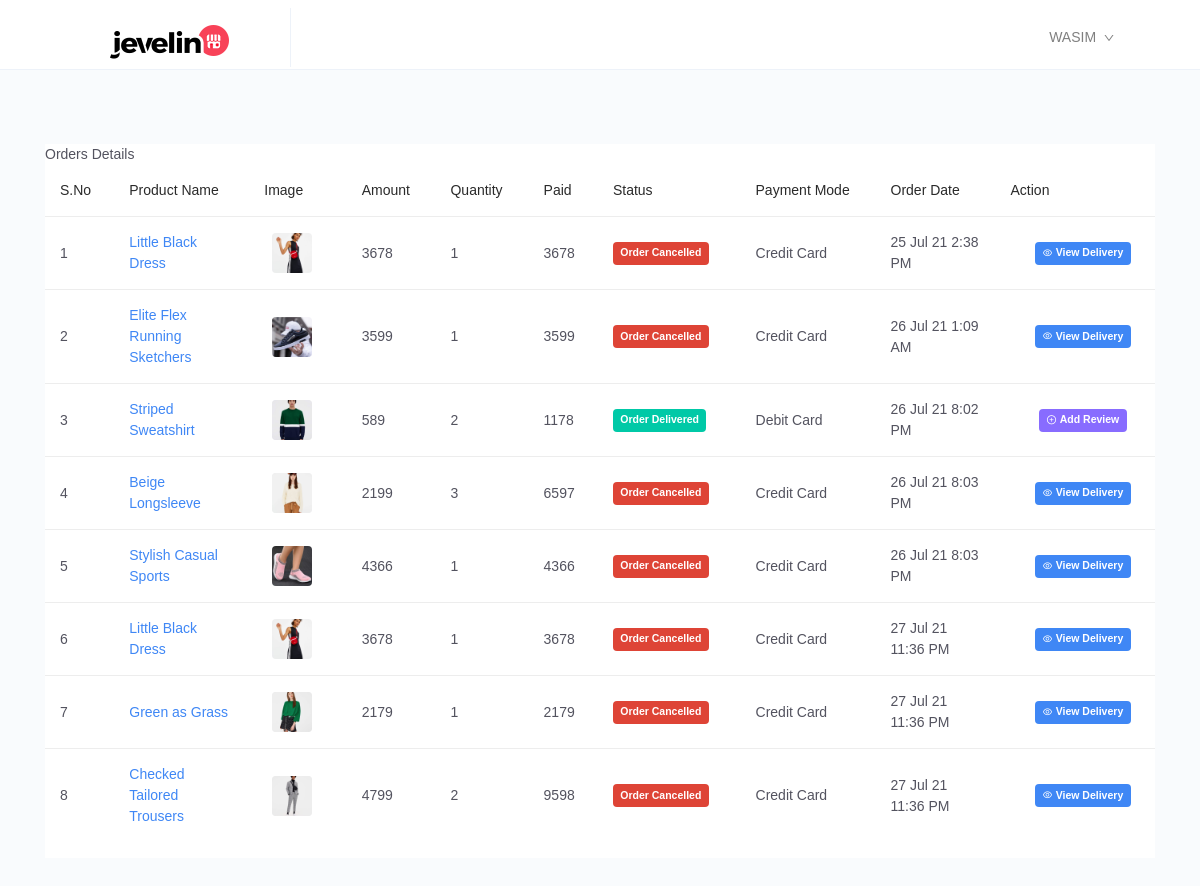
/myOrders.php (signed in), run on the app's committed database.
### tables this page shows
CREATE TABLE IF NOT EXISTS `orders_items` (
  `id` int(11) NOT NULL AUTO_INCREMENT,
  `order_id` int(11) NOT NULL,
  `product_id` int(11) NOT NULL,
  `product_name` varchar(255) NOT NULL,
  `product_img` varchar(255) NOT NULL,
  `product_price` int(11) NOT NULL,
  `quantity` int(11) NOT NULL,
  PRIMARY KEY (`id`)
);

CREATE TABLE IF NOT EXISTS `orders` (
  `id` int(11) NOT NULL AUTO_INCREMENT,
  `userId` int(11) NOT NULL,
  `amount` int(11) NOT NULL,
  `paymentMode` varchar(255) NOT NULL,
  `orderStatus` varchar(255) NOT NULL DEFAULT 'Order Placed',
  `orderTime` datetime NOT NULL DEFAULT CURRENT_TIMESTAMP,
  PRIMARY KEY (`id`)
);

### myOrders.php (the view, shortened to what this page needs)
<?php
include_once("includes/config.php");
include_once("includes/checkout_header.php");
?>
<div class="container mt-5 mb-5 h-100 pt-5">
    <div class="mt-5 h-100">
        <div class="table-responsive bg-white">
            <caption>Orders Details</caption>
            <table id="" class="table-hover table">
                <thead>
                    <tr>
                        <th>S.No </th>
                        <th style="width: 135px">Product Name</th>
                        <th>Image</th>
                        <th>Amount</th>
                        <th>Quantity</th>
                        <th>Paid</th>
                        <th>Status</th>
                        <th style="width: 135px">Payment Mode</th>
                        <th style="width: 120px">Order Date</th>
                        <th style="max-width: 80px">Action</th>
                    </tr>
                </thead>
                <tbody id="prod_data">
                    <?php
                    $sno = 0;
                    $sql = "SELECT * FROM `orders_items` FULL JOIN `orders` WHERE order_id=orders.id AND userId='$userID'";
                    $result = $conn->query($sql);
                    if ($result->num_rows > 0) {
                        $sqlReview = "SELECT * FROM `reviews` WHERE `reviews`.`user_id` ='$userID'";
                        $resultReview = $conn->query($sqlReview);
                        $rowReview = $resultReview->fetch_assoc();
                        while ($row = $result->fetch_assoc()) {
                            $allimg = explode(',', $row['product_img']);
                            $sno++;
                    ?>
                            <tr>
                                <td><?php echo $sno; ?></td>
                                <td>
                                    <a href="viewProducts.php?id=<?php echo $row['product_id']; ?>" data-toggle="tooltip" data-placement="top" title="View Product">
                                        <?php echo $row['product_name']; ?>
                                    </a>
                                </td>
                                <td>
                                    <div class="avatar avatar-image mx-2 rounded">
                                        <img src="admin/assets/images/products/<?php echo $allimg[0]; ?>" alt="">
                                    </div>
                                </td>
                                <td><?php echo $row['product_price']; ?></td>
                                <td><?php echo $row['quantity']; ?></td>
                                <td><?php echo $row['product_price'] * $row['quantity']; ?></td>
                                <?php
                                if ($row['orderStatus'] == "Order Placed") {
                                ?>
                                    <td><span class="badge badge-primary"><?php echo $row['orderStatus']; ?></span></td>
                                <?php
                                } elseif ($row['orderStatus'] == "In Progress" || $row['orderStatus'] == "Out For Delivery" || $row['orderStatus'] == "Dispatched") {
                                ?>
                                    <td><span class="badge badge-secondary"><?php echo $row['orderStatus']; ?></span></td>
                                <?php
                                } elseif ($row['orderStatus'] == "Order Delivered") {
                                ?>
                                    <td><span class="badge badge-success"><?php echo $row['orderStatus']; ?></span></td>
                                <?php
                                } else {
                                ?>
                                    <td><span class="badge badge-danger"><?php echo $row['orderStatus']; ?></span></td>
                                <?php
                                }
                                ?>
                                <td><?php echo $row['paymentMode']; ?></td>
                                <td><?php echo date("j M y g:i A", strtotime($row['orderTime'])); ?></td>
                                <td>
                                    <div class="d-flex align-items-center justify-content-around">
                                        <?php
                                        if ($row['orderStatus'] == "Order Cancelled" || $row['orderStatus'] == "Dispatched") {
                                        ?>
                                            <div class="m-l-15">
                                                <a href="viewOrders.php?id=<?php echo $row['product_id']; ?>" data-toggle="tooltip" data-placement="top" title="View Delivery Details">
                                                    <span class="badge badge-primary">
                                                        <span class="icon-holder text-white">
                                                            <i class="anticon anticon-eye"></i>
                                                        </span>
                                                        View Delivery
                                                    </span>
                                                </a>
                                            </div>
                                        <?php
                                        } elseif ($row['orderStatus'] == "Order Delivered") {
                                        ?>
                                            <div class="m-l-15">
                                                <a href="addReview.php?id=<?php echo $row['product_id']; ?>" data-toggle="tooltip" data-placement="top" title="Add Review">
                                                    <span class="badge badge-secondary">
                                                        <span class="icon-holder text-white">
                                                            <i class="anticon anticon-plus-circle"></i>
                                                        </span>
                                                        Add Review
                                                    </span>
                                                </a>
                                            </div>
                                        <?php
                                        }
                                        ?>
                                    </div>
                                </td>
                            </tr>
                    <?php
                        }
                    }
                    ?>
                </tbody>
            </table>
        </div>
    </div>
</div>
<?php include("includes/viewOrderFooter.php"); ?>

### css/style.css (style rules this page uses)
html { scroll-behavior: smooth; }
* { margin: 0; padding: 0; box-sizing: border-box; font-family: 'Montserrat', sans-serif; }

### data on the page
orders_items: product_name "Little Black Dress", product_price "3678", quantity "1", $row['product_price']*$row['quantity'] "3678", order.orderStatus "Order Cancelled", order.paymentMode "Credit Card", order.orderTime "25 Jul 21 2:38 PM"
orders_items: product_name "Elite Flex Running Sketchers", shows a picture, product_price "3599", quantity "1", $row['product_price']*$row['quantity'] "3599", order.orderStatus "Order Cancelled", order.paymentMode "Credit Card", order.orderTime "26 Jul 21 1:09 AM"
orders_items: product_name "Striped Sweatshirt", shows a picture, product_price "589", quantity "2", $row['product_price'] * $row['quantity'] "1178", order.orderStatus "Order Delivered", order.paymentMode "Debit Card", order.orderTime "26 Jul 21 8:02 PM"
orders_items: product_name "Beige Longsleeve", shows a picture, product_price "2199", quantity "3", $row['product_price'] * $row['quantity'] "6597", order.orderStatus "Order Cancelled", order.paymentMode "Credit Card", order.orderTime "26 Jul 21 8:03 PM"
orders_items: product_name "Stylish Casual Sports", shows a picture, product_price "4366", quantity "1", $row['product_price']*$row['quantity'] "4366", order.orderStatus "Order Cancelled", order.paymentMode "Credit Card", order.orderTime "26 Jul 21 8:03 PM"
orders_items: product_name "Little Black Dress", product_price "3678", quantity "1", $row['product_price']*$row['quantity'] "3678", order.orderStatus "Order Cancelled", order.paymentMode "Credit Card", order.orderTime "27 Jul 21 11:36 PM"
orders_items: product_name "Green as Grass", shows a picture, product_price "2179", quantity "1", $row['product_price']*$row['quantity'] "2179", order.orderStatus "Order Cancelled", order.paymentMode "Credit Card", order.orderTime "27 Jul 21 11:36 PM"
orders_items: product_name "Checked Tailored Trousers", shows a picture, product_price "4799", quantity "2", $row['product_price'] * $row['quantity'] "9598", order.orderStatus "Order Cancelled", order.paymentMode "Credit Card", order.orderTime "27 Jul 21 11:36 PM"

### other printed values
$_SESSION['username'] "WASIM"
